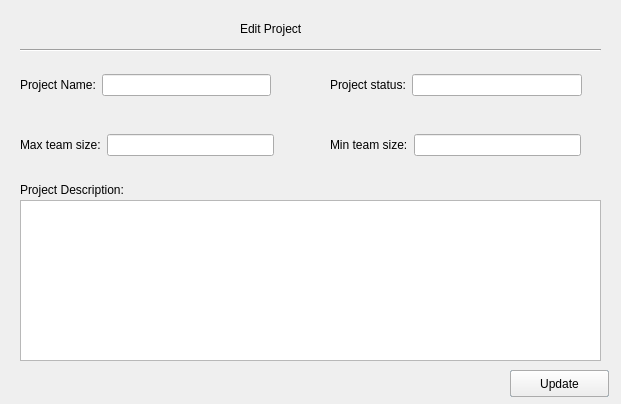
<?xml version="1.0" encoding="UTF-8"?>
<ui version="4.0">
 <class>EditProjectView</class>
 <widget class="QDialog" name="EditProjectView">
  <property name="geometry">
   <rect>
    <x>0</x>
    <y>0</y>
    <width>621</width>
    <height>404</height>
   </rect>
  </property>
  <property name="windowTitle">
   <string>Dialog</string>
  </property>
  <widget class="QLabel" name="label_6">
   <property name="geometry">
    <rect>
     <x>20</x>
     <y>180</y>
     <width>171</width>
     <height>20</height>
    </rect>
   </property>
   <property name="text">
    <string>Project Description:</string>
   </property>
  </widget>
  <widget class="QPushButton" name="createBtn">
   <property name="geometry">
    <rect>
     <x>510</x>
     <y>370</y>
     <width>99</width>
     <height>27</height>
    </rect>
   </property>
   <property name="text">
    <string>Create</string>
   </property>
  </widget>
  <widget class="QWidget" name="layoutWidget">
   <property name="geometry">
    <rect>
     <x>330</x>
     <y>70</y>
     <width>252</width>
     <height>30</height>
    </rect>
   </property>
   <layout class="QHBoxLayout" name="horizontalLayout">
    <item>
     <widget class="QLabel" name="label_2">
      <property name="text">
       <string>Project status:</string>
      </property>
     </widget>
    </item>
    <item>
     <widget class="QLineEdit" name="projectStatusLE"/>
    </item>
   </layout>
  </widget>
  <widget class="QWidget" name="layoutWidget_2">
   <property name="geometry">
    <rect>
     <x>20</x>
     <y>130</y>
     <width>254</width>
     <height>30</height>
    </rect>
   </property>
   <layout class="QHBoxLayout" name="horizontalLayout_3">
    <item>
     <widget class="QLabel" name="label">
      <property name="text">
       <string>Max team size:</string>
      </property>
     </widget>
    </item>
    <item>
     <widget class="QLineEdit" name="maxTeamSizeLE"/>
    </item>
   </layout>
  </widget>
  <widget class="QWidget" name="layoutWidget_3">
   <property name="geometry">
    <rect>
     <x>330</x>
     <y>130</y>
     <width>251</width>
     <height>30</height>
    </rect>
   </property>
   <layout class="QHBoxLayout" name="horizontalLayout_4">
    <item>
     <widget class="QLabel" name="label_4">
      <property name="text">
       <string>Min team size:</string>
      </property>
     </widget>
    </item>
    <item>
     <widget class="QLineEdit" name="minTeamSizeLE"/>
    </item>
   </layout>
  </widget>
  <widget class="Line" name="line">
   <property name="geometry">
    <rect>
     <x>20</x>
     <y>40</y>
     <width>581</width>
     <height>20</height>
    </rect>
   </property>
   <property name="orientation">
    <enum>Qt::Horizontal</enum>
   </property>
  </widget>
  <widget class="QPlainTextEdit" name="plainTextEdit">
   <property name="geometry">
    <rect>
     <x>20</x>
     <y>200</y>
     <width>581</width>
     <height>161</height>
    </rect>
   </property>
  </widget>
  <widget class="QPushButton" name="updateBtn">
   <property name="geometry">
    <rect>
     <x>510</x>
     <y>370</y>
     <width>99</width>
     <height>27</height>
    </rect>
   </property>
   <property name="text">
    <string>Update</string>
   </property>
  </widget>
  <widget class="QWidget" name="layoutWidget_4">
   <property name="geometry">
    <rect>
     <x>20</x>
     <y>70</y>
     <width>251</width>
     <height>30</height>
    </rect>
   </property>
   <layout class="QHBoxLayout" name="horizontalLayout_2">
    <item>
     <widget class="QLabel" name="label_3">
      <property name="text">
       <string>Project Name:</string>
      </property>
     </widget>
    </item>
    <item>
     <widget class="QLineEdit" name="projectNameLE"/>
    </item>
   </layout>
  </widget>
  <widget class="QLabel" name="dialogTitleLbl">
   <property name="geometry">
    <rect>
     <x>240</x>
     <y>20</y>
     <width>101</width>
     <height>17</height>
    </rect>
   </property>
   <property name="text">
    <string>Edit Project</string>
   </property>
  </widget>
 </widget>
 <resources/>
 <connections/>
</ui>
